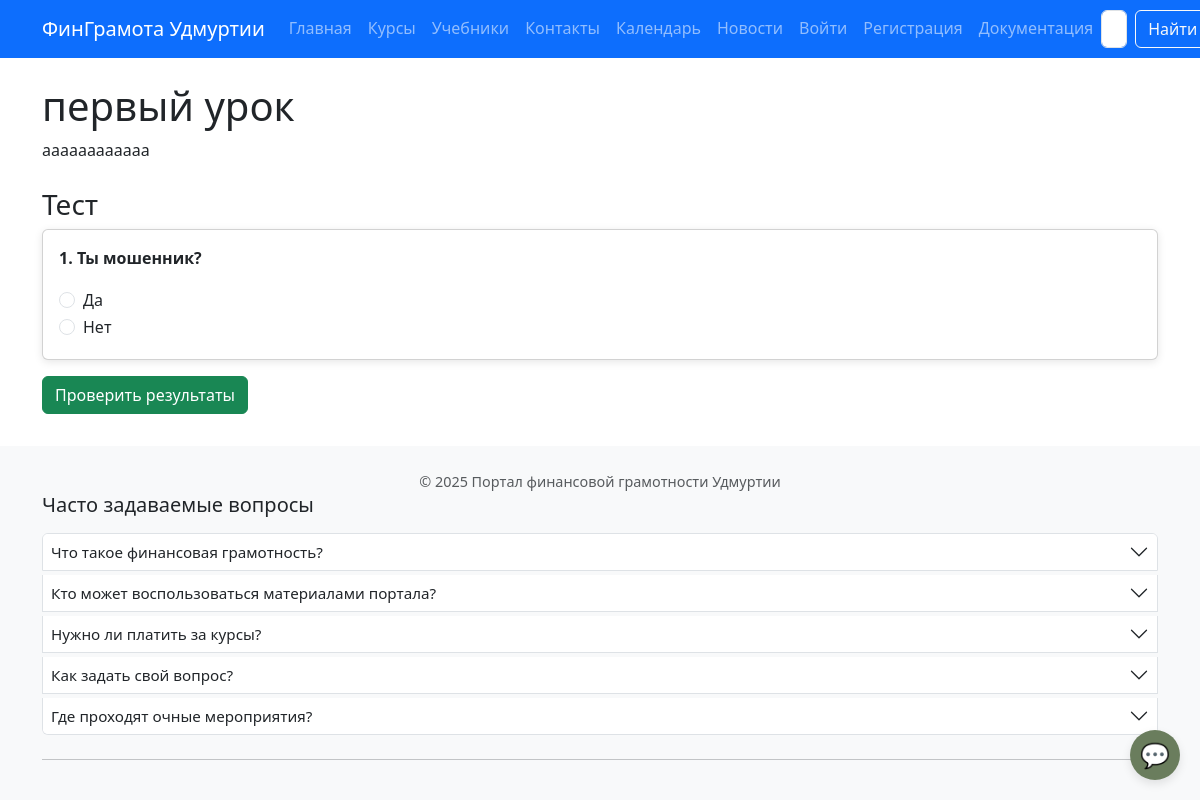
/courses/lesson/1/, run on the app's committed database.
### courses/models.py (models this page shows, shortened)
class Lesson(models.Model):
    course = models.ForeignKey(Course, on_delete=models.CASCADE, related_name='lessons')
    title = models.CharField(max_length=200)
    content = models.TextField()
    video_url = models.URLField(blank=True, null=True)  # YouTube
    order = models.IntegerField(default=1)

class Question(models.Model):
    lesson = models.ForeignKey(Lesson, on_delete=models.CASCADE, related_name='questions')
    text = models.CharField(max_length=300)
    option_a = models.CharField(max_length=200)
    option_b = models.CharField(max_length=200)
    option_c = models.CharField(max_length=200, blank=True)
    option_d = models.CharField(max_length=200, blank=True)
    correct_answer = models.CharField(max_length=1)  # A, B, C, D

### courses/views.py (the view)
# urls.py: path('lesson/<int:lesson_id>/', views.lesson_view, name='lesson'),
def lesson_view(request, lesson_id):
    lesson = get_object_or_404(Lesson, id=lesson_id)
    questions = lesson.questions.all()
    if request.user.is_authenticated and not questions.exists():
        mark_course_as_completed(request.user, lesson.course)
    return render(request, 'courses/lesson.html', {
        'lesson': lesson,
        'questions': questions,
    })

### templates/courses/lesson.html (shortened to what this page needs)
{% extends 'base.html' %}
{% block content %}
<h1>{{ lesson.title }}</h1>
<div class="mb-4">{{ lesson.content|safe }}</div>
{% if lesson.questions.exists %}
<h3>Тест</h3>
<form method="post" action="{% url 'courses:test' lesson.id %}">
    {% for q in questions %}
    <div class="card mb-3">
        <div class="card-body">
            <p><strong>{{ forloop.counter }}. {{ q.text }}</strong></p>
            <div class="form-check">
                <input class="form-check-input" type="radio" name="q{{ q.id }}" value="A" id="q{{ q.id }}a" required>
                <label class="form-check-label" for="q{{ q.id }}a">{{ q.option_a }}</label>
            </div>
            <div class="form-check">
                <input class="form-check-input" type="radio" name="q{{ q.id }}" value="B" id="q{{ q.id }}b">
                <label class="form-check-label" for="q{{ q.id }}b">{{ q.option_b }}</label>
            </div>
        </div>
    </div>
    {% endfor %}
    <button type="submit" class="btn btn-success">Проверить результаты</button>
</form>
{% endif %}
{% endblock %}

### static/css/style.css (style rules this page uses)
body { font-size: 1rem; line-height: 1.6; }
.card { box-shadow: 0 2px 8px rgba(0,0,0,0.1); transition: transform 0.2s; }

### templates/base.html (style rules this page uses)
body { display: flex; flex-direction: column; min-height: 100vh; font-size: 1rem; line-height: 1.6; }
body { padding-bottom: 70px; }
@media (min-width: 577px) { body { padding-bottom: 0; } }

### data on the page
Lesson: title "первый урок", content "аааааааааааа"
Question: text "Ты мошенник?", option_a "Да", option_b "Нет"

### other printed values
{{ item.question }} "Что такое финансовая грамотность?" "Кто может воспользоваться материалами портала?" "Нужно ли платить за курсы?" "Как задать свой вопрос?" "Где проходят очные мероприятия?"
